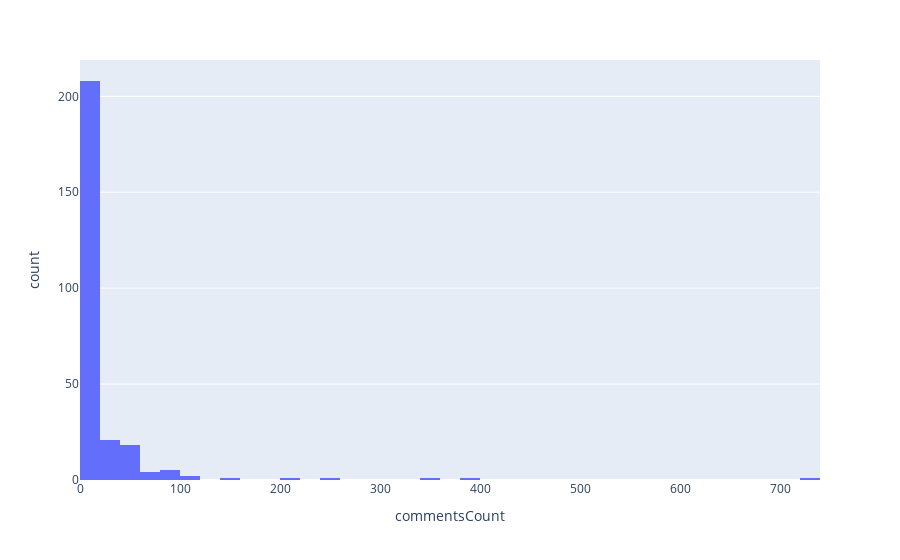

The cell this chart's notebook holds for it:
### Code cell
fig = px.histogram(lm_hash, x="commentsCount")
fig.show()

### Figure 1 — Plotly figure (JSON) as saved in the notebook; plotly's stock layout.template omitted (floating-point values rounded to 4 significant figures; data arrays with more than 128 entries replaced by an {"elided": "..."} marker saying what was removed)
{"data": [{"alignmentgroup": "True", "bingroup": "x", "hovertemplate": "commentsCount=%{x}<br>count=%{y}<extra></extra>", "legendgroup": "", "marker": {"color": "#636efa", "pattern": {"shape": ""}}, "name": "", "offsetgroup": "", "orientation": "v", "showlegend": false, "type": "histogram", "x": {"elided": "264 int values"}, "xaxis": "x", "yaxis": "y"}], "layout": {"barmode": "relative", "legend": {"tracegroupgap": 0}, "margin": {"t": 60}, "xaxis": {"anchor": "y", "domain": [0, 1], "title": {"text": "commentsCount"}}, "yaxis": {"anchor": "x", "domain": [0, 1], "title": {"text": "count"}}}}
